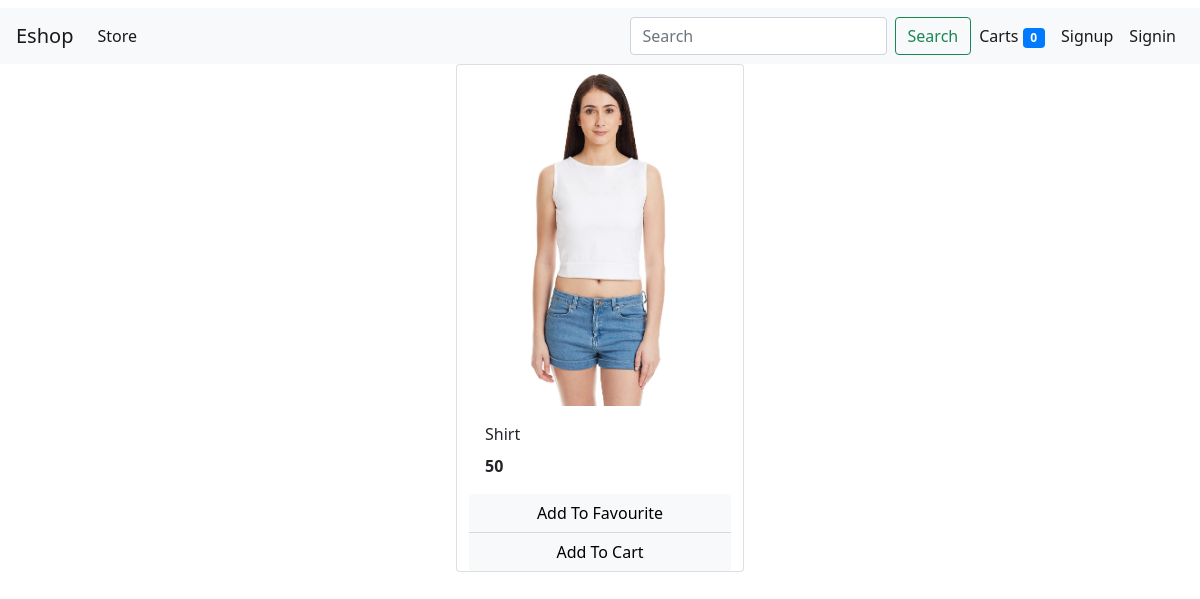
Screenshot of /product/4/ with the database file from the repository.
### store/models/products.py (models this page shows, shortened)
class Product(models.Model):
    name=models.CharField(max_length=50)
    price=models.IntegerField(default=0)
    category=models.ForeignKey(Category, on_delete=models.CASCADE, default=1, null=True, blank=True)
    description=models.CharField(max_length=200, default='')
    image=models.ImageField(upload_to='upload/products/', default="default.jpg")

### store/views/products_detail.py (the view)
# urls.py: path('product/<int:pk>/', ProductDetailView.as_view()),
class ProductDetailView(DetailView):
    model=Product

### store/templatetags/cart.py (called while the page is built)
@register.filter(name='total_cart')
def total_cart(cart):
    return sum([i for i in cart])

### store/templates/store/product_detail.html (shortened to what this page needs)
{% extends 'base.html'%}
{% block content%}
{% load cart %}
    <div id='products' class="col-lg-9 mx-auto">
      <div class="row mx-auto">
        <div class="card mx-auto mb-3" id={{object.id}} style="width: 18rem;">
          <img class="card-img-top" src="{{object.image.url}}" alt="Card image cap">
          <div class="card-body">
            <p class="card-title">{{object.name}}</p>
            <p class="card-text"><b>{{object.price}}</b></p>
          </div>
          <div class="row no-gutters">
            <form action="/" method="POST" class="btn-block">
              {% if object|is_in_cart:request.session.favourite %}
              {% csrf_token %}
              <input  type="text" hidden name='fav' value='{{object.id}}'>
              <input  type="text" hidden name='remove1' value='True'>
              <input type="submit" class="float-right btn btn-light  form-control" value="Remove From Favourite">
              {%else%}
              <input type="submit" class="float-right btn btn-light  form-control" value="Add To Favourite">
              {%endif%}
            </form>
          </div>
          <div class="card-footer p-0 no-gutters">
            {% if object|is_in_cart:request.session.cart %}
            <div class="row no-gutters">
              <form action="/" class="col-2 " method="post">
                {% csrf_token %}
                <input  type="text" hidden name='product' value='{{object.id}}'>
                <input  type="text" hidden name='remove' value='True'>
                <input type="submit" value=" - " class="btn btn-block btn-secondary  border-right">
              </form>
              <div class="text-center col text-align">{{product|cart_quantity:request.session.cart}} in Cart</div>
              <form action="/#{{object.id}}" class="col-2 " method="post">
                {% csrf_token %}
                <input hidden type="text" name='product' value='{{object.id}}'>
                <input type="submit" value=" + " class="btn btn-block btn-secondary border-left">
              </form>
            </div>
            {% else %}
            <form action="/" method="POST" class="btn-block">
              <input type="submit" class="float-right btn btn-light  form-control" value="Add To Cart">
            </form>
            {% endif %}
          </div>
        </div>
      </div>
    </div>
{% endblock%}

### store/templates/base.html (style rules this page uses)
body { width: 100%; height: 100%; }

### rows the page displays
Product: image (picture), name "Shirt", price "50"

### other values shown
{{ request.session.cart.values|total_cart }} "0"
